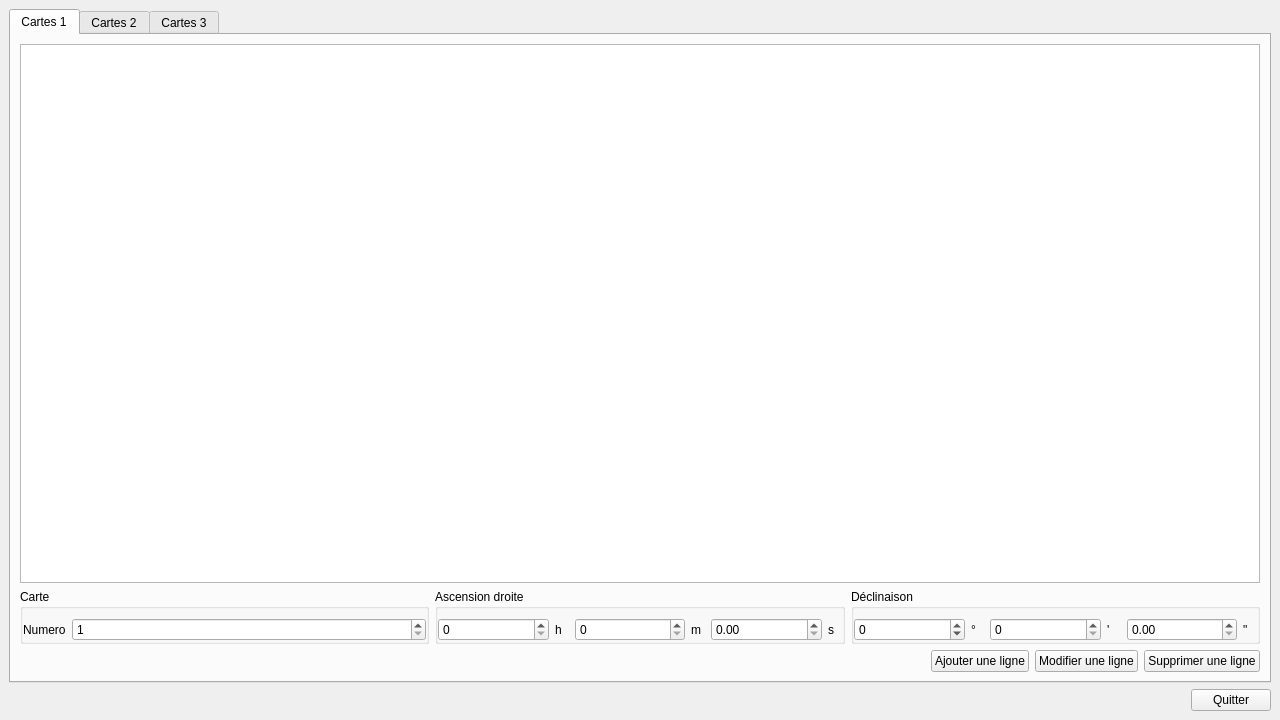
<?xml version="1.0" encoding="UTF-8"?>
<ui version="4.0">
 <class>mapsTable</class>
 <widget class="QWidget" name="mapsTable">
  <property name="geometry">
   <rect>
    <x>0</x>
    <y>0</y>
    <width>1280</width>
    <height>720</height>
   </rect>
  </property>
  <property name="windowTitle">
   <string>Editer les cartes</string>
  </property>
  <property name="windowIcon">
   <iconset resource="../ressources.qrc">
    <normaloff>:/res/icons/icons8-edition-de-la-carte-96.png</normaloff>:/res/icons/icons8-edition-de-la-carte-96.png</iconset>
  </property>
  <layout class="QVBoxLayout" name="verticalLayout_4">
   <property name="leftMargin">
    <number>9</number>
   </property>
   <property name="topMargin">
    <number>9</number>
   </property>
   <property name="rightMargin">
    <number>9</number>
   </property>
   <property name="bottomMargin">
    <number>9</number>
   </property>
   <item>
    <widget class="QTabWidget" name="tabWidget">
     <property name="currentIndex">
      <number>0</number>
     </property>
     <widget class="QWidget" name="tab1">
      <attribute name="title">
       <string>Cartes 1</string>
      </attribute>
      <layout class="QVBoxLayout" name="verticalLayout">
       <item>
        <widget class="QTableView" name="tableView">
         <property name="selectionMode">
          <enum>QAbstractItemView::SingleSelection</enum>
         </property>
         <property name="selectionBehavior">
          <enum>QAbstractItemView::SelectRows</enum>
         </property>
        </widget>
       </item>
       <item>
        <layout class="QHBoxLayout" name="horizontalLayout">
         <property name="leftMargin">
          <number>0</number>
         </property>
         <property name="rightMargin">
          <number>0</number>
         </property>
         <item>
          <widget class="QGroupBox" name="nameGroupBox">
           <property name="title">
            <string>Carte</string>
           </property>
           <layout class="QHBoxLayout" name="horizontalLayout_2" stretch="0,1">
            <property name="leftMargin">
             <number>0</number>
            </property>
            <property name="topMargin">
             <number>9</number>
            </property>
            <property name="rightMargin">
             <number>0</number>
            </property>
            <property name="bottomMargin">
             <number>0</number>
            </property>
            <item>
             <widget class="QLabel" name="nameLabel">
              <property name="text">
               <string>Numero</string>
              </property>
             </widget>
            </item>
            <item>
             <widget class="QSpinBox" name="nameSpinBox">
              <property name="minimum">
               <number>1</number>
              </property>
              <property name="maximum">
               <number>999</number>
              </property>
             </widget>
            </item>
           </layout>
          </widget>
         </item>
         <item>
          <widget class="QGroupBox" name="raGroupBox">
           <property name="title">
            <string>Ascension droite</string>
           </property>
           <layout class="QHBoxLayout" name="horizontalLayout_3" stretch="8,1,8,1,8,1">
            <property name="leftMargin">
             <number>0</number>
            </property>
            <property name="topMargin">
             <number>9</number>
            </property>
            <property name="rightMargin">
             <number>0</number>
            </property>
            <property name="bottomMargin">
             <number>0</number>
            </property>
            <item>
             <widget class="QSpinBox" name="raDegreeSpinBox">
              <property name="minimum">
               <number>0</number>
              </property>
              <property name="maximum">
               <number>23</number>
              </property>
             </widget>
            </item>
            <item>
             <widget class="QLabel" name="raHourLabel">
              <property name="text">
               <string>h</string>
              </property>
             </widget>
            </item>
            <item>
             <widget class="QSpinBox" name="raMinuteSpinBox">
              <property name="maximum">
               <number>59</number>
              </property>
             </widget>
            </item>
            <item>
             <widget class="QLabel" name="raMinuteLabel">
              <property name="text">
               <string>m</string>
              </property>
             </widget>
            </item>
            <item>
             <widget class="QDoubleSpinBox" name="raSecondDoubleSpinBox">
              <property name="locale">
               <locale language="English" country="UnitedStates"/>
              </property>
             </widget>
            </item>
            <item>
             <widget class="QLabel" name="raSecondLabel">
              <property name="text">
               <string>s</string>
              </property>
             </widget>
            </item>
           </layout>
          </widget>
         </item>
         <item>
          <widget class="QGroupBox" name="decGroupBox">
           <property name="title">
            <string>Déclinaison</string>
           </property>
           <layout class="QHBoxLayout" name="horizontalLayout_4" stretch="8,1,8,1,8,1">
            <property name="leftMargin">
             <number>0</number>
            </property>
            <property name="topMargin">
             <number>9</number>
            </property>
            <property name="rightMargin">
             <number>0</number>
            </property>
            <property name="bottomMargin">
             <number>0</number>
            </property>
            <item>
             <widget class="QSpinBox" name="decDegreeSpinBox">
              <property name="minimum">
               <number>-90</number>
              </property>
              <property name="maximum">
               <number>90</number>
              </property>
             </widget>
            </item>
            <item>
             <widget class="QLabel" name="decDegreeLabel">
              <property name="text">
               <string>°</string>
              </property>
             </widget>
            </item>
            <item>
             <widget class="QSpinBox" name="decMinuteSpinBox">
              <property name="maximum">
               <number>59</number>
              </property>
             </widget>
            </item>
            <item>
             <widget class="QLabel" name="decMinuteLabel">
              <property name="text">
               <string>'</string>
              </property>
             </widget>
            </item>
            <item>
             <widget class="QDoubleSpinBox" name="decSecondDoubleSpinBox">
              <property name="locale">
               <locale language="English" country="UnitedStates"/>
              </property>
              <property name="maximum">
               <double>59.990000000000002</double>
              </property>
             </widget>
            </item>
            <item>
             <widget class="QLabel" name="decSecondLabel">
              <property name="text">
               <string>&quot;</string>
              </property>
             </widget>
            </item>
           </layout>
          </widget>
         </item>
        </layout>
       </item>
       <item>
        <layout class="QHBoxLayout" name="horizontalLayout_14">
         <item>
          <spacer name="horizontalSpacer">
           <property name="orientation">
            <enum>Qt::Horizontal</enum>
           </property>
           <property name="sizeHint" stdset="0">
            <size>
             <width>40</width>
             <height>20</height>
            </size>
           </property>
          </spacer>
         </item>
         <item>
          <widget class="QPushButton" name="addPushButton_1">
           <property name="text">
            <string>Ajouter une ligne</string>
           </property>
           <property name="icon">
            <iconset resource="../ressources.qrc">
             <normaloff>:/res/icons/icons8-add-row-96.png</normaloff>:/res/icons/icons8-add-row-96.png</iconset>
           </property>
          </widget>
         </item>
         <item>
          <widget class="QPushButton" name="modifyPushButton">
           <property name="text">
            <string>Modifier une ligne</string>
           </property>
           <property name="icon">
            <iconset resource="../ressources.qrc">
             <normaloff>:/res/icons/icons8-edit-row-96.png</normaloff>:/res/icons/icons8-edit-row-96.png</iconset>
           </property>
          </widget>
         </item>
         <item>
          <widget class="QPushButton" name="removePushButton_1">
           <property name="text">
            <string>Supprimer une ligne</string>
           </property>
           <property name="icon">
            <iconset resource="../ressources.qrc">
             <normaloff>:/res/icons/icons8-delete-row-96.png</normaloff>:/res/icons/icons8-delete-row-96.png</iconset>
           </property>
          </widget>
         </item>
        </layout>
       </item>
      </layout>
     </widget>
     <widget class="QWidget" name="tab2">
      <attribute name="title">
       <string>Cartes 2</string>
      </attribute>
      <layout class="QVBoxLayout" name="verticalLayout_3">
       <item>
        <widget class="QTableView" name="tableView_2">
         <property name="selectionMode">
          <enum>QAbstractItemView::SingleSelection</enum>
         </property>
         <property name="selectionBehavior">
          <enum>QAbstractItemView::SelectRows</enum>
         </property>
        </widget>
       </item>
       <item>
        <layout class="QHBoxLayout" name="horizontalLayout_5">
         <item>
          <widget class="QGroupBox" name="nameGroupBox_2">
           <property name="title">
            <string>Carte</string>
           </property>
           <layout class="QHBoxLayout" name="horizontalLayout_6" stretch="0,1">
            <property name="leftMargin">
             <number>0</number>
            </property>
            <property name="topMargin">
             <number>9</number>
            </property>
            <property name="rightMargin">
             <number>0</number>
            </property>
            <property name="bottomMargin">
             <number>0</number>
            </property>
            <item>
             <widget class="QLabel" name="nameLabel_2">
              <property name="text">
               <string>Numero</string>
              </property>
             </widget>
            </item>
            <item>
             <widget class="QSpinBox" name="nameSpinBox_2">
              <property name="minimum">
               <number>1</number>
              </property>
              <property name="maximum">
               <number>999</number>
              </property>
             </widget>
            </item>
           </layout>
          </widget>
         </item>
         <item>
          <widget class="QGroupBox" name="raGroupBox_2">
           <property name="title">
            <string>Ascension droite</string>
           </property>
           <layout class="QHBoxLayout" name="horizontalLayout_7" stretch="8,1,8,1,8,1">
            <property name="leftMargin">
             <number>0</number>
            </property>
            <property name="topMargin">
             <number>9</number>
            </property>
            <property name="rightMargin">
             <number>0</number>
            </property>
            <property name="bottomMargin">
             <number>0</number>
            </property>
            <item>
             <widget class="QSpinBox" name="raDegreeSpinBox_2">
              <property name="maximum">
               <number>23</number>
              </property>
             </widget>
            </item>
            <item>
             <widget class="QLabel" name="raHourLabel_2">
              <property name="text">
               <string>h</string>
              </property>
             </widget>
            </item>
            <item>
             <widget class="QSpinBox" name="raMinuteSpinBox_2">
              <property name="maximum">
               <number>59</number>
              </property>
             </widget>
            </item>
            <item>
             <widget class="QLabel" name="raMinuteLabel_2">
              <property name="text">
               <string>m</string>
              </property>
             </widget>
            </item>
            <item>
             <widget class="QDoubleSpinBox" name="raSecondDoubleSpinBox_2">
              <property name="locale">
               <locale language="English" country="UnitedStates"/>
              </property>
              <property name="maximum">
               <double>59.990000000000002</double>
              </property>
             </widget>
            </item>
            <item>
             <widget class="QLabel" name="raSecondLabel_2">
              <property name="text">
               <string>s</string>
              </property>
             </widget>
            </item>
           </layout>
          </widget>
         </item>
         <item>
          <widget class="QGroupBox" name="decGroupBox_2">
           <property name="title">
            <string>Déclinaison</string>
           </property>
           <layout class="QHBoxLayout" name="horizontalLayout_8" stretch="8,1,8,1,8,1">
            <property name="leftMargin">
             <number>0</number>
            </property>
            <property name="topMargin">
             <number>9</number>
            </property>
            <property name="rightMargin">
             <number>0</number>
            </property>
            <property name="bottomMargin">
             <number>0</number>
            </property>
            <item>
             <widget class="QSpinBox" name="decDegreeSpinBox_2">
              <property name="minimum">
               <number>-90</number>
              </property>
              <property name="maximum">
               <number>90</number>
              </property>
             </widget>
            </item>
            <item>
             <widget class="QLabel" name="decDegreeLabel_2">
              <property name="text">
               <string>°</string>
              </property>
             </widget>
            </item>
            <item>
             <widget class="QSpinBox" name="decMinuteSpinBox_2">
              <property name="maximum">
               <number>59</number>
              </property>
             </widget>
            </item>
            <item>
             <widget class="QLabel" name="decMinuteLabel_2">
              <property name="text">
               <string>'</string>
              </property>
             </widget>
            </item>
            <item>
             <widget class="QDoubleSpinBox" name="decSecondDoubleSpinBox_2">
              <property name="locale">
               <locale language="English" country="UnitedStates"/>
              </property>
              <property name="maximum">
               <double>59.990000000000002</double>
              </property>
             </widget>
            </item>
            <item>
             <widget class="QLabel" name="decSecondLabel_2">
              <property name="text">
               <string>&quot;</string>
              </property>
             </widget>
            </item>
           </layout>
          </widget>
         </item>
        </layout>
       </item>
       <item>
        <layout class="QHBoxLayout" name="horizontalLayout_9">
         <item>
          <spacer name="horizontalSpacer_3">
           <property name="orientation">
            <enum>Qt::Horizontal</enum>
           </property>
           <property name="sizeHint" stdset="0">
            <size>
             <width>40</width>
             <height>20</height>
            </size>
           </property>
          </spacer>
         </item>
         <item>
          <widget class="QPushButton" name="addPushButton_2">
           <property name="text">
            <string>Ajouter une ligne</string>
           </property>
           <property name="icon">
            <iconset resource="../ressources.qrc">
             <normaloff>:/res/icons/icons8-add-row-96.png</normaloff>:/res/icons/icons8-add-row-96.png</iconset>
           </property>
          </widget>
         </item>
         <item>
          <widget class="QPushButton" name="modifyPushButton_2">
           <property name="text">
            <string>Modifier une ligne</string>
           </property>
           <property name="icon">
            <iconset resource="../ressources.qrc">
             <normaloff>:/res/icons/icons8-edit-row-96.png</normaloff>:/res/icons/icons8-edit-row-96.png</iconset>
           </property>
          </widget>
         </item>
         <item>
          <widget class="QPushButton" name="removePushButton_2">
           <property name="text">
            <string>Supprimer une ligne</string>
           </property>
           <property name="icon">
            <iconset resource="../ressources.qrc">
             <normaloff>:/res/icons/icons8-delete-row-96.png</normaloff>:/res/icons/icons8-delete-row-96.png</iconset>
           </property>
          </widget>
         </item>
        </layout>
       </item>
      </layout>
     </widget>
     <widget class="QWidget" name="tab3">
      <attribute name="title">
       <string>Cartes 3</string>
      </attribute>
      <layout class="QVBoxLayout" name="verticalLayout_2">
       <item>
        <widget class="QTableView" name="tableView_3">
         <property name="selectionMode">
          <enum>QAbstractItemView::SingleSelection</enum>
         </property>
         <property name="selectionBehavior">
          <enum>QAbstractItemView::SelectRows</enum>
         </property>
        </widget>
       </item>
       <item>
        <layout class="QHBoxLayout" name="horizontalLayout_10">
         <item>
          <widget class="QGroupBox" name="nameGroupBox_3">
           <property name="title">
            <string>Carte</string>
           </property>
           <layout class="QHBoxLayout" name="horizontalLayout_11" stretch="0,1">
            <property name="leftMargin">
             <number>0</number>
            </property>
            <property name="topMargin">
             <number>9</number>
            </property>
            <property name="rightMargin">
             <number>0</number>
            </property>
            <property name="bottomMargin">
             <number>0</number>
            </property>
            <item>
             <widget class="QLabel" name="nameLabel_3">
              <property name="text">
               <string>Numero</string>
              </property>
             </widget>
            </item>
            <item>
             <widget class="QSpinBox" name="nameSpinBox_3">
              <property name="minimum">
               <number>1</number>
              </property>
              <property name="maximum">
               <number>999</number>
              </property>
             </widget>
            </item>
           </layout>
          </widget>
         </item>
         <item>
          <widget class="QGroupBox" name="raGroupBox_3">
           <property name="title">
            <string>Ascension droite</string>
           </property>
           <layout class="QHBoxLayout" name="horizontalLayout_12" stretch="8,1,8,1,8,1">
            <property name="leftMargin">
             <number>0</number>
            </property>
            <property name="topMargin">
             <number>9</number>
            </property>
            <property name="rightMargin">
             <number>0</number>
            </property>
            <property name="bottomMargin">
             <number>0</number>
            </property>
            <item>
             <widget class="QSpinBox" name="raDegreeSpinBox_3"/>
            </item>
            <item>
             <widget class="QLabel" name="raHourLabel_3">
              <property name="text">
               <string>h</string>
              </property>
             </widget>
            </item>
            <item>
             <widget class="QSpinBox" name="raMinuteSpinBox_3"/>
            </item>
            <item>
             <widget class="QLabel" name="raMinuteLabel_3">
              <property name="text">
               <string>m</string>
              </property>
             </widget>
            </item>
            <item>
             <widget class="QDoubleSpinBox" name="raSecondDoubleSpinBox_3">
              <property name="locale">
               <locale language="English" country="UnitedStates"/>
              </property>
             </widget>
            </item>
            <item>
             <widget class="QLabel" name="raSecondLabel_3">
              <property name="text">
               <string>s</string>
              </property>
             </widget>
            </item>
           </layout>
          </widget>
         </item>
         <item>
          <widget class="QGroupBox" name="decGroupBox_3">
           <property name="title">
            <string>Déclinaison</string>
           </property>
           <layout class="QHBoxLayout" name="horizontalLayout_13" stretch="8,1,8,1,8,1">
            <property name="leftMargin">
             <number>0</number>
            </property>
            <property name="topMargin">
             <number>9</number>
            </property>
            <property name="rightMargin">
             <number>0</number>
            </property>
            <property name="bottomMargin">
             <number>0</number>
            </property>
            <item>
             <widget class="QSpinBox" name="decDegreeSpinBox_3">
              <property name="minimum">
               <number>-90</number>
              </property>
              <property name="maximum">
               <number>90</number>
              </property>
             </widget>
            </item>
            <item>
             <widget class="QLabel" name="decDegreeLabel_3">
              <property name="text">
               <string>°</string>
              </property>
             </widget>
            </item>
            <item>
             <widget class="QSpinBox" name="decMinuteSpinBox_3">
              <property name="maximum">
               <number>59</number>
              </property>
             </widget>
            </item>
            <item>
             <widget class="QLabel" name="decMinuteLabel_3">
              <property name="text">
               <string>'</string>
              </property>
             </widget>
            </item>
            <item>
             <widget class="QDoubleSpinBox" name="decSecondDoubleSpinBox_3">
              <property name="locale">
               <locale language="English" country="UnitedStates"/>
              </property>
              <property name="maximum">
               <double>59.990000000000002</double>
              </property>
             </widget>
            </item>
            <item>
             <widget class="QLabel" name="decSecondLabel_3">
              <property name="text">
               <string>&quot;</string>
              </property>
             </widget>
            </item>
           </layout>
          </widget>
         </item>
        </layout>
       </item>
       <item>
        <layout class="QHBoxLayout" name="horizontalLayout_16">
         <item>
          <spacer name="horizontalSpacer_4">
           <property name="orientation">
            <enum>Qt::Horizontal</enum>
           </property>
           <property name="sizeHint" stdset="0">
            <size>
             <width>40</width>
             <height>20</height>
            </size>
           </property>
          </spacer>
         </item>
         <item>
          <widget class="QPushButton" name="addPushButton_3">
           <property name="text">
            <string>Ajouter une ligne</string>
           </property>
           <property name="icon">
            <iconset resource="../ressources.qrc">
             <normaloff>:/res/icons/icons8-add-row-96.png</normaloff>:/res/icons/icons8-add-row-96.png</iconset>
           </property>
          </widget>
         </item>
         <item>
          <widget class="QPushButton" name="modifyPushButton_3">
           <property name="text">
            <string>Modifier une ligne</string>
           </property>
           <property name="icon">
            <iconset resource="../ressources.qrc">
             <normaloff>:/res/icons/icons8-edit-row-96.png</normaloff>:/res/icons/icons8-edit-row-96.png</iconset>
           </property>
          </widget>
         </item>
         <item>
          <widget class="QPushButton" name="removePushButton_3">
           <property name="text">
            <string>Supprimer une ligne</string>
           </property>
           <property name="icon">
            <iconset resource="../ressources.qrc">
             <normaloff>:/res/icons/icons8-delete-row-96.png</normaloff>:/res/icons/icons8-delete-row-96.png</iconset>
           </property>
          </widget>
         </item>
        </layout>
       </item>
      </layout>
     </widget>
    </widget>
   </item>
   <item>
    <layout class="QHBoxLayout" name="horizontalLayout_15">
     <item>
      <spacer name="horizontalSpacer_2">
       <property name="orientation">
        <enum>Qt::Horizontal</enum>
       </property>
       <property name="sizeHint" stdset="0">
        <size>
         <width>40</width>
         <height>20</height>
        </size>
       </property>
      </spacer>
     </item>
     <item>
      <widget class="QPushButton" name="quittPushButton">
       <property name="text">
        <string>Quitter</string>
       </property>
       <property name="icon">
        <iconset resource="../ressources.qrc">
         <normaloff>:/res/icons/icons8-close-window-96.png</normaloff>:/res/icons/icons8-close-window-96.png</iconset>
       </property>
      </widget>
     </item>
    </layout>
   </item>
  </layout>
 </widget>
 <resources>
  <include location="../ressources.qrc"/>
 </resources>
 <connections/>
</ui>
